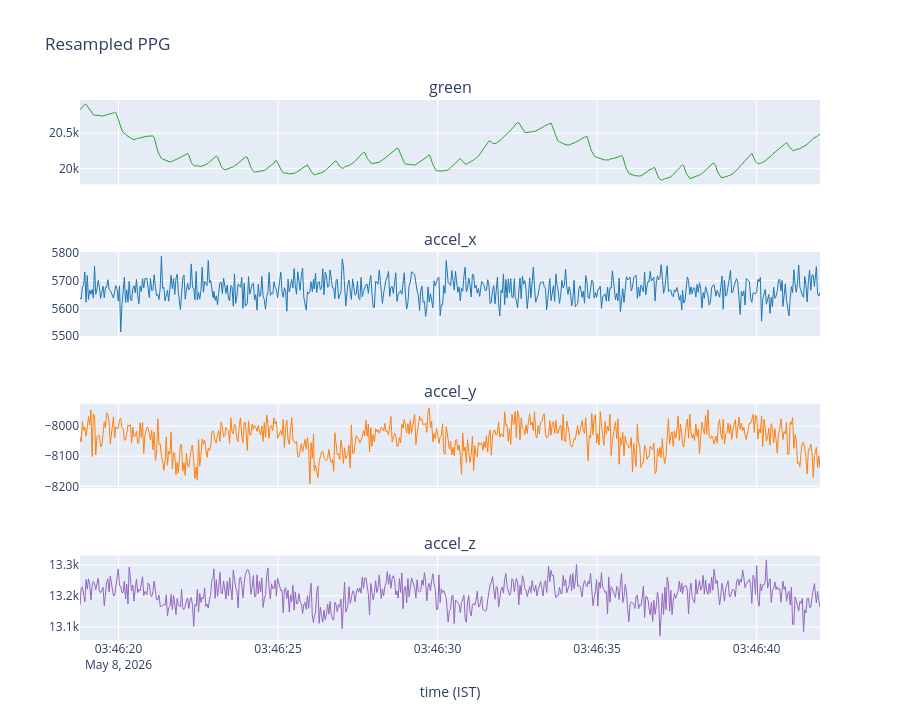

The notebook cell saved with this chart:
### Code cell
# Resample PPG (32 Hz) onto the accel sample times (26 Hz) so len(green) == len(accel_*).
t_ppg_ms   = ppg_data['timestamp'].to_numpy()
t_accel_ms = accel_data['timestamp'].to_numpy()

green   = np.interp(t_accel_ms, t_ppg_ms, ppg_data['green'].to_numpy())
accel_x = accel_data['accel_x'].to_numpy()
accel_y = accel_data['accel_y'].to_numpy()
accel_z = accel_data['accel_z'].to_numpy()

t_rs = t_accel_ms
ga_raw = pd.DataFrame({
    'timestamp': t_rs,
    'green': green,
    'accel_x': accel_x,
    'accel_y': accel_y,
    'accel_z': accel_z,
})
assert len(green) == len(accel_x) == len(accel_y) == len(accel_z) == len(accel_data)

t = pd.to_datetime(t_rs, unit='ms', utc=True).tz_convert('Asia/Kolkata')
cols = ['green', 'accel_x', 'accel_y', 'accel_z']
fig = make_subplots(rows=len(cols), cols=1, shared_xaxes=True, subplot_titles=cols)
for i, c in enumerate(cols, start=1):
    fig.add_trace(
        go.Scatter(x=t, y=ga_raw[c], name=c,
                   line=dict(color=COLORS[c], width=1)),
        row=i, col=1,
    )
fig.update_xaxes(title_text='time (IST)', row=len(cols), col=1)
fig.update_layout(height=180 * len(cols), showlegend=False,
                  title_text=f'Resampled PPG')
fig.show()

### Figure 1 — Plotly figure (JSON) as saved in the notebook; plotly's stock layout.template omitted (floating-point values rounded to 4 significant figures; data arrays with more than 128 entries replaced by an {"elided": "..."} marker saying what was removed)
{"data": [{"line": {"color": "#2ca02c", "width": 1}, "name": "green", "type": "scatter", "x": {"elided": "599 str values"}, "xaxis": "x", "y": {"elided": "599 float values"}, "yaxis": "y"}, {"line": {"color": "#1f77b4", "width": 1}, "name": "accel_x", "type": "scatter", "x": {"elided": "599 str values"}, "xaxis": "x2", "y": {"elided": "599 float values"}, "yaxis": "y2"}, {"line": {"color": "#ff7f0e", "width": 1}, "name": "accel_y", "type": "scatter", "x": {"elided": "599 str values"}, "xaxis": "x3", "y": {"elided": "599 float values"}, "yaxis": "y3"}, {"line": {"color": "#9467bd", "width": 1}, "name": "accel_z", "type": "scatter", "x": {"elided": "599 str values"}, "xaxis": "x4", "y": {"elided": "599 float values"}, "yaxis": "y4"}], "layout": {"annotations": [{"font": {"size": 16}, "showarrow": false, "text": "green", "x": 0.5, "xanchor": "center", "xref": "paper", "y": 1, "yanchor": "bottom", "yref": "paper"}, {"font": {"size": 16}, "showarrow": false, "text": "accel_x", "x": 0.5, "xanchor": "center", "xref": "paper", "y": 0.7188, "yanchor": "bottom", "yref": "paper"}, {"font": {"size": 16}, "showarrow": false, "text": "accel_y", "x": 0.5, "xanchor": "center", "xref": "paper", "y": 0.4375, "yanchor": "bottom", "yref": "paper"}, {"font": {"size": 16}, "showarrow": false, "text": "accel_z", "x": 0.5, "xanchor": "center", "xref": "paper", "y": 0.1562, "yanchor": "bottom", "yref": "paper"}], "height": 720, "showlegend": false, "title": {"text": "Resampled PPG"}, "xaxis": {"anchor": "y", "domain": [0, 1], "matches": "x4", "showticklabels": false}, "xaxis2": {"anchor": "y2", "domain": [0, 1], "matches": "x4", "showticklabels": false}, "xaxis3": {"anchor": "y3", "domain": [0, 1], "matches": "x4", "showticklabels": false}, "xaxis4": {"anchor": "y4", "domain": [0, 1], "title": {"text": "time (IST)"}}, "yaxis": {"anchor": "x", "domain": [0.8438, 1]}, "yaxis2": {"anchor": "x2", "domain": [0.5625, 0.7188]}, "yaxis3": {"anchor": "x3", "domain": [0.2812, 0.4375]}, "yaxis4": {"anchor": "x4", "domain": [0, 0.1562]}}}
